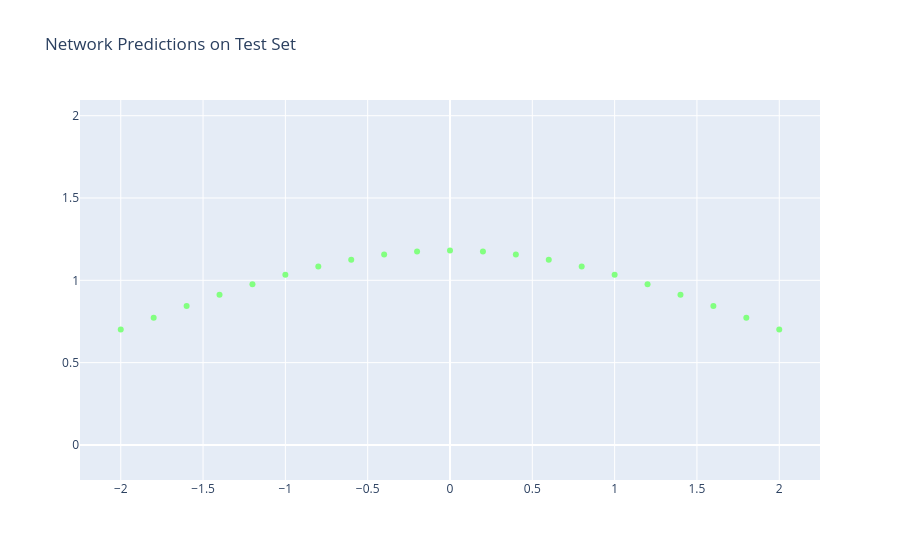

The notebook cell saved with this chart:
### Code cell
# --- Evaluate on the test set ---
test_loss, test_output = evaluate_network(dpn, X_test, w_test)
print(f"Test Loss: {test_loss:.4f}")

X_test_np = X_test.cpu().detach().numpy()
test_output_np = test_output.cpu().detach().numpy()
colors = test_output_np.T[0]
plot_data((X_test_np[:, 0], colors), title="Network Predictions on Test Set")

### Figure 1 — Plotly figure (JSON) as saved in the notebook; plotly's stock layout.template omitted (floating-point values rounded to 4 significant figures)
{"data": [{"hoverinfo": "text", "marker": {"color": [0, 0, 0, 0, 0, 0, 0, 0, 0, 0, 0, 0, 0, 0, 0, 0, 0, 0, 0, 0, 0], "colorscale": [[0, "rgb(0,0,131)"], [0.2, "rgb(0,60,170)"], [0.4, "rgb(5,255,255)"], [0.6, "rgb(255,255,0)"], [0.8, "rgb(250,0,0)"], [1, "rgb(128,0,0)"]], "opacity": 1, "size": 6}, "mode": "markers", "text": ["Color: 0.000", "Color: 0.000", "Color: 0.000", "Color: 0.000", "Color: 0.000", "Color: 0.000", "Color: 0.000", "Color: 0.000", "Color: 0.000", "Color: 0.000", "Color: 0.000", "Color: 0.000", "Color: 0.000", "Color: 0.000", "Color: 0.000", "Color: 0.000", "Color: 0.000", "Color: 0.000", "Color: 0.000", "Color: 0.000", "Color: 0.000"], "type": "scatter", "x": [-2.0, -1.8, -1.6, -1.4, -1.2, -1.0, -0.8, -0.6, -0.4, -0.2, 0.0, 0.2, 0.4, 0.6, 0.8, 1.0, 1.2, 1.4, 1.6, 1.8, 2.0], "y": [0.7009, 0.773, 0.8439, 0.912, 0.9759, 1.034, 1.084, 1.126, 1.156, 1.175, 1.181, 1.175, 1.156, 1.126, 1.084, 1.034, 0.9759, 0.912, 0.8439, 0.773, 0.7009]}], "layout": {"title": {"text": "Network Predictions on Test Set"}, "xaxis": {"scaleanchor": "y"}, "yaxis": {"scaleanchor": "x"}}}
